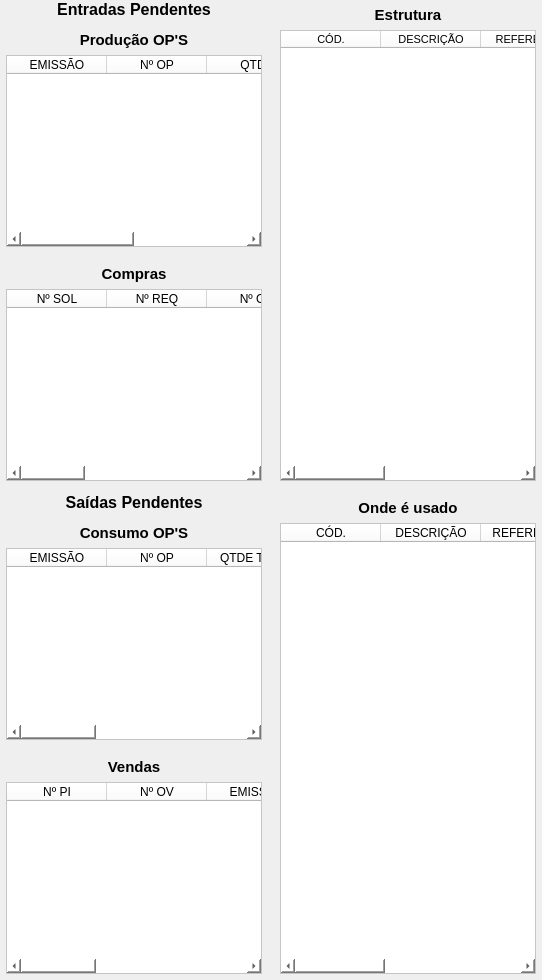
           <widget class="QWidget" name="widget_6" native="true">
            <layout class="QHBoxLayout" name="horizontalLayout_3">
             <property name="leftMargin">
              <number>0</number>
             </property>
             <property name="topMargin">
              <number>0</number>
             </property>
             <property name="rightMargin">
              <number>0</number>
             </property>
             <property name="bottomMargin">
              <number>0</number>
             </property>
             <item>
              <widget class="QWidget" name="widget_7" native="true">
               <layout class="QVBoxLayout" name="verticalLayout_7">
                <property name="leftMargin">
                 <number>0</number>
                </property>
                <property name="topMargin">
                 <number>0</number>
                </property>
                <property name="rightMargin">
                 <number>0</number>
                </property>
                <property name="bottomMargin">
                 <number>0</number>
                </property>
                <item>
                 <widget class="QLabel" name="label_2">
                  <property name="font">
                   <font>
                    <pointsize>12</pointsize>
                    <weight>75</weight>
                    <bold>true</bold>
                   </font>
                  </property>
                  <property name="text">
                   <string>Entradas Pendentes</string>
                  </property>
                  <property name="alignment">
                   <set>Qt::AlignCenter</set>
                  </property>
                 </widget>
                </item>
                <item>
                 <widget class="QWidget" name="widget_Producao" native="true">
                  <property name="minimumSize">
                   <size>
                    <width>0</width>
                    <height>0</height>
                   </size>
                  </property>
                  <property name="maximumSize">
                   <size>
                    <width>16777215</width>
                    <height>16777215</height>
                   </size>
                  </property>
                  <property name="styleSheet">
                   <string notr="true"/>
                  </property>
                  <layout class="QVBoxLayout" name="verticalLayout_3">
                   <property name="leftMargin">
                    <number>6</number>
                   </property>
                   <property name="topMargin">
                    <number>6</number>
                   </property>
                   <property name="rightMargin">
                    <number>6</number>
                   </property>
                   <property name="bottomMargin">
                    <number>6</number>
                   </property>
                   <item>
                    <widget class="QLabel" name="label_60">
                     <property name="minimumSize">
                      <size>
                       <width>0</width>
                       <height>18</height>
                      </size>
                     </property>
                     <property name="maximumSize">
                      <size>
                       <width>16777215</width>
                       <height>18</height>
                      </size>
                     </property>
                     <property name="font">
                      <font>
                       <pointsize>11</pointsize>
                       <weight>75</weight>
                       <bold>true</bold>
                      </font>
                     </property>
                     <property name="text">
                      <string>Produção OP'S</string>
                     </property>
                     <property name="alignment">
                      <set>Qt::AlignCenter</set>
                     </property>
                    </widget>
                   </item>
                   <item>
                    <widget class="QTableWidget" name="table_Producao">
                     <property name="sizePolicy">
                      <sizepolicy hsizetype="Preferred" vsizetype="Preferred">
                       <horstretch>0</horstretch>
                       <verstretch>0</verstretch>
                      </sizepolicy>
                     </property>
                     <property name="font">
                      <font>
                       <pointsize>9</pointsize>
                      </font>
                     </property>
                     <property name="styleSheet">
                      <string notr="true">background-color: rgb(255, 255, 255);</string>
                     </property>
                     <column>
                      <property name="text">
                       <string>EMISSÃO</string>
                      </property>
                     </column>
                     <column>
                      <property name="text">
                       <string>Nº OP</string>
                      </property>
                     </column>
                     <column>
                      <property name="text">
                       <string>QTDE</string>
                      </property>
                     </column>
                     <column>
                      <property name="text">
                       <string>EST/CON</string>
                      </property>
                     </column>
                    </widget>
                   </item>
                  </layout>
                 </widget>
                </item>
                <item>
                 <widget class="QWidget" name="widget_Compras" native="true">
                  <property name="styleSheet">
                   <string notr="true"/>
                  </property>
                  <layout class="QVBoxLayout" name="verticalLayout_10">
                   <property name="leftMargin">
                    <number>6</number>
                   </property>
                   <property name="topMargin">
                    <number>6</number>
                   </property>
                   <property name="rightMargin">
                    <number>6</number>
                   </property>
                   <property name="bottomMargin">
                    <number>6</number>
                   </property>
                   <item>
                    <widget class="QLabel" name="label_67">
                     <property name="maximumSize">
                      <size>
                       <width>16777215</width>
                       <height>16777215</height>
                      </size>
                     </property>
                     <property name="font">
                      <font>
                       <pointsize>11</pointsize>
                       <weight>75</weight>
                       <bold>true</bold>
                      </font>
                     </property>
                     <property name="text">
                      <string>Compras</string>
                     </property>
                     <property name="alignment">
                      <set>Qt::AlignCenter</set>
                     </property>
                    </widget>
                   </item>
                   <item>
                    <widget class="QTableWidget" name="table_Compra">
                     <property name="sizePolicy">
                      <sizepolicy hsizetype="Preferred" vsizetype="Preferred">
                       <horstretch>0</horstretch>
                       <verstretch>0</verstretch>
                      </sizepolicy>
                     </property>
                     <property name="font">
                      <font>
                       <pointsize>9</pointsize>
                      </font>
                     </property>
                     <property name="styleSheet">
                      <string notr="true">background-color: rgb(255, 255, 255);</string>
                     </property>
                     <column>
                      <property name="text">
                       <string>Nº SOL</string>
                      </property>
                     </column>
                     <column>
                      <property name="text">
                       <string>Nº REQ</string>
                      </property>
                     </column>
                     <column>
                      <property name="text">
                       <string>Nº OC</string>
                      </property>
                     </column>
                     <column>
                      <property name="text">
                       <string>EMISSÃO</string>
                      </property>
                     </column>
                     <column>
                      <property name="text">
                       <string>QTDE</string>
                      </property>
                     </column>
                     <column>
                      <property name="text">
                       <string>ENTREGA</string>
                      </property>
                     </column>
                     <column>
                      <property name="text">
                       <string>FORNECEDOR</string>
                      </property>
                     </column>
                    </widget>
                   </item>
                  </layout>
                 </widget>
                </item>
                <item>
                 <widget class="QLabel" name="label_6">
                  <property name="font">
                   <font>
                    <pointsize>12</pointsize>
                    <weight>75</weight>
                    <bold>true</bold>
                   </font>
                  </property>
                  <property name="text">
                   <string>Saídas Pendentes</string>
                  </property>
                  <property name="alignment">
                   <set>Qt::AlignCenter</set>
                  </property>
                 </widget>
                </item>
                <item>
                 <widget class="QWidget" name="widget_Consumo" native="true">
                  <property name="minimumSize">
                   <size>
                    <width>0</width>
                    <height>0</height>
                   </size>
                  </property>
                  <property name="maximumSize">
                   <size>
                    <width>16777215</width>
                    <height>16777215</height>
                   </size>
                  </property>
                  <property name="styleSheet">
                   <string notr="true"/>
                  </property>
                  <layout class="QVBoxLayout" name="verticalLayout_4">
                   <property name="leftMargin">
                    <number>6</number>
                   </property>
                   <property name="topMargin">
                    <number>6</number>
                   </property>
                   <property name="rightMargin">
                    <number>6</number>
                   </property>
                   <property name="bottomMargin">
                    <number>6</number>
                   </property>
                   <item>
                    <widget class="QWidget" name="widget_21" native="true">
                     <property name="minimumSize">
                      <size>
                       <width>0</width>
                       <height>18</height>
                      </size>
                     </property>
                     <property name="maximumSize">
                      <size>
                       <width>16777215</width>
                       <height>18</height>
                      </size>
                     </property>
                     <layout class="QHBoxLayout" name="horizontalLayout_6">
                      <property name="spacing">
                       <number>2</number>
                      </property>
                      <property name="leftMargin">
                       <number>0</number>
                      </property>
                      <property name="topMargin">
                       <number>0</number>
                      </property>
                      <property name="rightMargin">
                       <number>0</number>
                      </property>
                      <property name="bottomMargin">
                       <number>0</number>
                      </property>
                      <item>
                       <widget class="QLabel" name="label_7">
                        <property name="minimumSize">
                         <size>
                          <width>60</width>
                          <height>0</height>
                         </size>
                        </property>
                        <property name="maximumSize">
                         <size>
                          <width>60</width>
                          <height>16777215</height>
                         </size>
                        </property>
                        <property name="text">
                         <string/>
                        </property>
                       </widget>
                      </item>
                      <item>
                       <widget class="QLabel" name="label_58">
                        <property name="minimumSize">
                         <size>
                          <width>0</width>
                          <height>18</height>
                         </size>
                        </property>
                        <property name="maximumSize">
                         <size>
                          <width>16777215</width>
                          <height>18</height>
                         </size>
                        </property>
                        <property name="font">
                         <font>
                          <pointsize>11</pointsize>
                          <weight>75</weight>
                          <bold>true</bold>
                         </font>
                        </property>
                        <property name="text">
                         <string>Consumo OP'S</string>
                        </property>
                        <property name="alignment">
                         <set>Qt::AlignCenter</set>
                        </property>
                       </widget>
                      </item>
                      <item>
                       <widget class="QLabel" name="label_Op_Nec">
                        <property name="minimumSize">
                         <size>
                          <width>60</width>
                          <height>0</height>
                         </size>
                        </property>
                        <property name="maximumSize">
                         <size>
                          <width>60</width>
                          <height>16777215</height>
                         </size>
                        </property>
                        <property name="font">
                         <font>
                          <weight>75</weight>
                          <bold>true</bold>
                         </font>
                        </property>
                        <property name="text">
                         <string/>
                        </property>
                        <property name="alignment">
                         <set>Qt::AlignRight|Qt::AlignTrailing|Qt::AlignVCenter</set>
                        </property>
                       </widget>
                      </item>
                     </layout>
                    </widget>
                   </item>
                   <item>
                    <widget class="QTableWidget" name="table_Consumo">
                     <property name="sizePolicy">
                      <sizepolicy hsizetype="Preferred" vsizetype="Preferred">
                       <horstretch>0</horstretch>
                       <verstretch>0</verstretch>
                      </sizepolicy>
                     </property>
                     <property name="font">
                      <font>
                       <pointsize>9</pointsize>
                      </font>
                     </property>
                     <property name="styleSheet">
                      <string notr="true">background-color: rgb(255, 255, 255);</string>
                     </property>
                     <column>
                      <property name="text">
                       <string>EMISSÃO</string>
                      </property>
                     </column>
                     <column>
                      <property name="text">
                       <string>Nº OP</string>
                      </property>
                     </column>
                     <column>
                      <property name="text">
                       <string>QTDE TOTAL</string>
                      </property>
                     </column>
                     <column>
                      <property name="text">
                       <string>QTDE CONS.</string>
                      </property>
                     </column>
                     <column>
                      <property name="text">
                       <string>CÓD.</string>
                      </property>
                     </column>
                     <column>
                      <property name="text">
                       <string>DESCRIÇÃO</string>
                      </property>
                     </column>
                    </widget>
                   </item>
                  </layout>
                 </widget>
                </item>
                <item>
                 <widget class="QWidget" name="widget_Vendas" native="true">
                  <property name="minimumSize">
                   <size>
                    <width>0</width>
                    <height>0</height>
                   </size>
                  </property>
                  <property name="maximumSize">
                   <size>
                    <width>16777215</width>
                    <height>16777215</height>
                   </size>
                  </property>
                  <property name="styleSheet">
                   <string notr="true"/>
                  </property>
                  <layout class="QVBoxLayout" name="verticalLayout_5">
                   <property name="leftMargin">
                    <number>6</number>
                   </property>
                   <property name="topMargin">
                    <number>6</number>
                   </property>
                   <property name="rightMargin">
                    <number>6</number>
                   </property>
                   <property name="bottomMargin">
                    <number>6</number>
                   </property>
                   <item>
                    <widget class="QLabel" name="label_61">
                     <property name="minimumSize">
                      <size>
                       <width>0</width>
                       <height>18</height>
                      </size>
                     </property>
                     <property name="maximumSize">
                      <size>
                       <width>16777215</width>
                       <height>18</height>
                      </size>
                     </property>
                     <property name="font">
                      <font>
                       <pointsize>11</pointsize>
                       <weight>75</weight>
                       <bold>true</bold>
                      </font>
                     </property>
                     <property name="text">
                      <string>Vendas</string>
                     </property>
                     <property name="alignment">
                      <set>Qt::AlignCenter</set>
                     </property>
                    </widget>
                   </item>
                   <item>
                    <widget class="QTableWidget" name="table_Venda">
                     <property name="sizePolicy">
                      <sizepolicy hsizetype="Preferred" vsizetype="Preferred">
                       <horstretch>0</horstretch>
                       <verstretch>0</verstretch>
                      </sizepolicy>
                     </property>
                     <property name="font">
                      <font>
                       <pointsize>9</pointsize>
                      </font>
                     </property>
                     <property name="styleSheet">
                      <string notr="true">background-color: rgb(255, 255, 255);</string>
                     </property>
                     <column>
                      <property name="text">
                       <string>Nº PI</string>
                      </property>
                     </column>
                     <column>
                      <property name="text">
                       <string>Nº OV</string>
                      </property>
                     </column>
                     <column>
                      <property name="text">
                       <string>EMISSÃO</string>
                      </property>
                     </column>
                     <column>
                      <property name="text">
                       <string>CLIENTE</string>
                      </property>
                     </column>
                     <column>
                      <property name="text">
                       <string>QTDE</string>
                      </property>
                     </column>
                     <column>
                      <property name="text">
                       <string>ENTREGA</string>
                      </property>
                     </column>
                    </widget>
                   </item>
                  </layout>
                 </widget>
                </item>
               </layout>
              </widget>
             </item>
             <item>
              <widget class="QWidget" name="widget_8" native="true">
               <property name="minimumSize">
                <size>
                 <width>0</width>
                 <height>0</height>
                </size>
               </property>
               <property name="maximumSize">
                <size>
                 <width>16777215</width>
                 <height>16777215</height>
                </size>
               </property>
               <layout class="QVBoxLayout" name="verticalLayout_12">
                <property name="leftMargin">
                 <number>0</number>
                </property>
                <property name="topMargin">
                 <number>0</number>
                </property>
                <property name="rightMargin">
                 <number>0</number>
                </property>
                <property name="bottomMargin">
                 <number>0</number>
                </property>
                <item>
                 <widget class="QWidget" name="widget_Estrutura" native="true">
                  <property name="styleSheet">
                   <string notr="true"/>
                  </property>
                  <layout class="QVBoxLayout" name="verticalLayout_9">
                   <property name="leftMargin">
                    <number>6</number>
                   </property>
                   <property name="topMargin">
                    <number>6</number>
                   </property>
                   <property name="rightMargin">
                    <number>6</number>
                   </property>
                   <property name="bottomMargin">
                    <number>6</number>
                   </property>
                   <item>
                    <widget class="QLabel" name="label_Titulo_2">
                     <property name="minimumSize">
                      <size>
                       <width>0</width>
                       <height>18</height>
                      </size>
                     </property>
                     <property name="maximumSize">
                      <size>
                       <width>16777215</width>
                       <height>18</height>
                      </size>
                     </property>
                     <property name="font">
                      <font>
                       <pointsize>11</pointsize>
                       <weight>75</weight>
                       <bold>true</bold>
                      </font>
                     </property>
                     <property name="text">
                      <string>Estrutura</string>
                     </property>
                     <property name="alignment">
                      <set>Qt::AlignCenter</set>
                     </property>
                    </widget>
                   </item>
                   <item>
                    <widget class="QTableWidget" name="table_Estrutura">
                     <property name="sizePolicy">
                      <sizepolicy hsizetype="Preferred" vsizetype="Preferred">
                       <horstretch>0</horstretch>
                       <verstretch>0</verstretch>
                      </sizepolicy>
                     </property>
                     <property name="font">
                      <font>
                       <pointsize>8</pointsize>
                      </font>
                     </property>
                     <property name="styleSheet">
                      <string notr="true">background-color: rgb(255, 255, 255);</string>
                     </property>
                     <column>
                      <property name="text">
                       <string>CÓD.</string>
                      </property>
                     </column>
                     <column>
                      <property name="text">
                       <string>DESCRIÇÃO</string>
                      </property>
                     </column>
                     <column>
                      <property name="text">
                       <string>REFERÊNCIA</string>
                      </property>
                     </column>
                     <column>
                      <property name="text">
                       <string>UM</string>
                      </property>
                     </column>
                     <column>
                      <property name="text">
                       <string>QTDE</string>
                      </property>
                     </column>
                    </widget>
                   </item>
                  </layout>
                 </widget>
                </item>
                <item>
                 <widget class="QWidget" name="widget_Usado" native="true">
                  <property name="styleSheet">
                   <string notr="true"/>
                  </property>
                  <layout class="QVBoxLayout" name="verticalLayout_11">
                   <property name="leftMargin">
                    <number>6</number>
                   </property>
                   <property name="topMargin">
                    <number>6</number>
                   </property>
                   <property name="rightMargin">
                    <number>6</number>
                   </property>
                   <property name="bottomMargin">
                    <number>6</number>
                   </property>
                   <item>
                    <widget class="QLabel" name="label_62">
                     <property name="minimumSize">
                      <size>
                       <width>0</width>
                       <height>18</height>
                      </size>
                     </property>
                     <property name="maximumSize">
                      <size>
                       <width>16777215</width>
                       <height>18</height>
                      </size>
                     </property>
                     <property name="font">
                      <font>
                       <pointsize>11</pointsize>
                       <weight>75</weight>
                       <bold>true</bold>
                      </font>
                     </property>
                     <property name="text">
                      <string>Onde é usado</string>
                     </property>
                     <property name="alignment">
                      <set>Qt::AlignCenter</set>
                     </property>
                    </widget>
                   </item>
                   <item>
                    <widget class="QTableWidget" name="table_Usado">
                     <property name="sizePolicy">
                      <sizepolicy hsizetype="Preferred" vsizetype="Preferred">
                       <horstretch>0</horstretch>
                       <verstretch>0</verstretch>
                      </sizepolicy>
                     </property>
                     <property name="font">
                      <font>
                       <pointsize>9</pointsize>
                      </font>
                     </property>
                     <property name="styleSheet">
                      <string notr="true">background-color: rgb(255, 255, 255);</string>
                     </property>
                     <column>
                      <property name="text">
                       <string>CÓD.</string>
                      </property>
                     </column>
                     <column>
                      <property name="text">
                       <string>DESCRIÇÃO</string>
                      </property>
                     </column>
                     <column>
                      <property name="text">
                       <string>REFERÊNCIA</string>
                      </property>
                     </column>
                     <column>
                      <property name="text">
                       <string>UM</string>
                      </property>
                     </column>
                     <column>
                      <property name="text">
                       <string>QTDE</string>
                      </property>
                     </column>
                    </widget>
                   </item>
                  </layout>
                 </widget>
                </item>
               </layout>
              </widget>
             </item>
            </layout>
           </widget>
